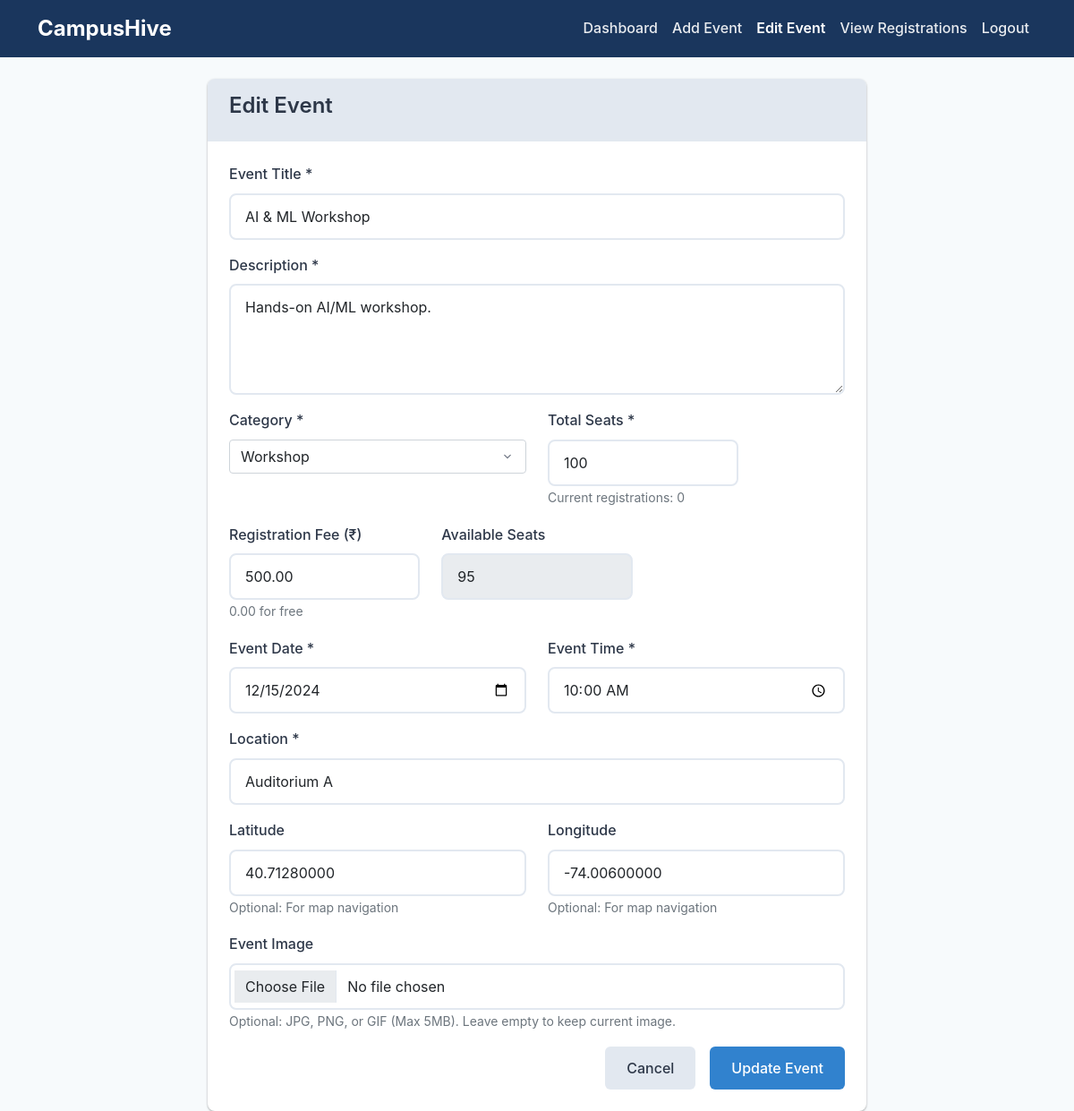
Screenshot of /edit_event.php?id=1 (signed in) with the database file from the repository.
### tables this page shows
CREATE TABLE events (
    event_id INT PRIMARY KEY AUTO_INCREMENT,
    college_id INT NOT NULL,
    title VARCHAR(200) NOT NULL,
    description TEXT,
    category VARCHAR(50),
    event_date DATE NOT NULL,
    event_time TIME NOT NULL,
    location VARCHAR(200),
    latitude DECIMAL(10, 8),
    longitude DECIMAL(11, 8),
    total_seats INT NOT NULL,
    available_seats INT NOT NULL,
    image VARCHAR(255),
    registration_fee DECIMAL(10,2) DEFAULT 0.00,
    status ENUM('upcoming', 'ongoing', 'expired', 'draft') DEFAULT 'upcoming',
    is_draft TINYINT(1) DEFAULT 0,
    created_at TIMESTAMP DEFAULT CURRENT_TIMESTAMP,
    FOREIGN KEY (college_id) REFERENCES colleges(college_id) ON DELETE CASCADE
);

### edit_event.php (the view, shortened to what this page needs)
<?php
$event_id = isset($_GET['id']) ? (int)$_GET['id'] : 0;
$db = new Database();
$conn = $db->getConnection();
$stmt = $conn->prepare("SELECT * FROM events WHERE event_id = ? AND college_id = ?");
$stmt->execute([$event_id, $_SESSION['user_id']]);
$event = $stmt->fetch();
?>
<!DOCTYPE html>
<html lang="en">
<head>
    <link href="https://cdn.jsdelivr.net/npm/bootstrap@5.1.3/dist/css/bootstrap.min.css" rel="stylesheet">
    <link rel="stylesheet" href="../assets/css/style.css">
</head>
<body>
    <nav class="navbar navbar-expand-lg navbar-dark bg-primary">
        <div class="container">
            <a class="navbar-brand" href="../index.php">CampusHive</a>
            <div class="collapse navbar-collapse" id="navbarNav">
                <ul class="navbar-nav ms-auto">
                    <li class="nav-item">
                        <a class="nav-link" href="dashboard.php">Dashboard</a>
                    </li>
                    <li class="nav-item">
                        <a class="nav-link" href="add_event.php">Add Event</a>
                    </li>
                    <li class="nav-item">
                        <a class="nav-link active" href="edit_event.php?id=<?php echo $event_id; ?>">Edit Event</a>
                    </li>
                    <li class="nav-item">
                        <a class="nav-link" href="view_registrations.php">View Registrations</a>
                    </li>
                    <li class="nav-item">
                        <a class="nav-link" href="../auth/logout.php">Logout</a>
                    </li>
                </ul>
            </div>
        </div>
    </nav>
    <div class="container mt-4">
        <div class="row">
            <div class="col-md-8 mx-auto">
                <div class="card">
                    <div class="card-header">
                        <h3>Edit Event</h3>
                    </div>
                    <div class="card-body">
                        <form method="POST" enctype="multipart/form-data">
                            <div class="mb-3">
                                <label for="title" class="form-label">Event Title *</label>
                                <input type="text" class="form-control" id="title" name="title" value="<?php echo htmlspecialchars($event['title']); ?>" required>
                            </div>
                            <div class="mb-3">
                                <label for="description" class="form-label">Description *</label>
                                <textarea class="form-control" id="description" name="description" rows="4" required><?php echo htmlspecialchars($event['description']); ?></textarea>
                            </div>
                            <div class="row">
                                <div class="col-md-6 mb-3">
                                    <label for="category" class="form-label">Category *</label>
                                    <select class="form-select" id="category" name="category" required>
                                        <option value="Workshop" <?php echo $event['category'] == 'Workshop' ? 'selected' : ''; ?>>Workshop</option>
                                    </select>
                                </div>
                                <div class="col-md-4 mb-3">
                                    <label for="total_seats" class="form-label">Total Seats *</label>
                                    <input type="number" class="form-control" id="total_seats" name="total_seats" min="1" value="<?php echo $event['total_seats']; ?>" required>
                                    <small class="form-text text-muted">Current registrations: <?php
                                        $stmt = $conn->prepare("SELECT COUNT(*) as count FROM registrations WHERE event_id = ?");
                                        $stmt->execute([$event_id]);
                                        echo $stmt->fetch()['count'];
                                    ?></small>
                                </div>
                                <div class="col-md-4 mb-3">
                                    <label for="registration_fee" class="form-label">Registration Fee (₹)</label>
                                    <input type="number" step="0.01" class="form-control" id="registration_fee" name="registration_fee" min="0" value="<?php echo $event['registration_fee']; ?>" placeholder="0.00">
                                    <small class="form-text text-muted">0.00 for free</small>
                                </div>
                                <div class="col-md-4 mb-3">
                                    <label class="form-label">Available Seats</label>
                                    <input type="number" class="form-control" value="<?php echo $event['available_seats']; ?>" readonly>
                                </div>
                            </div>
                            <div class="row">
                                <div class="col-md-6 mb-3">
                                    <label for="event_date" class="form-label">Event Date *</label>
                                    <input type="date" class="form-control" id="event_date" name="event_date" value="<?php echo $event['event_date']; ?>" required>
                                </div>
                                <div class="col-md-6 mb-3">
                                    <label for="event_time" class="form-label">Event Time *</label>
                                    <input type="time" class="form-control" id="event_time" name="event_time" value="<?php echo $event['event_time']; ?>" required>
                                </div>
                            </div>
                            <div class="mb-3">
                                <label for="location" class="form-label">Location *</label>
                                <input type="text" class="form-control" id="location" name="location" value="<?php echo htmlspecialchars($event['location']); ?>" placeholder="e.g., Auditorium A, Main Building" required>
                            </div>
                            <div class="row">
                                <div class="col-md-6 mb-3">
                                    <label for="latitude" class="form-label">Latitude</label>
                                    <input type="text" class="form-control" id="latitude" name="latitude" value="<?php echo htmlspecialchars($event['latitude'] ?? ''); ?>" placeholder="e.g., 40.7128">
                                    <small class="form-text text-muted">Optional: For map navigation</small>
                                </div>
                                <div class="col-md-6 mb-3">
                                    <label for="longitude" class="form-label">Longitude</label>
                                    <input type="text" class="form-control" id="longitude" name="longitude" value="<?php echo htmlspecialchars($event['longitude'] ?? ''); ?>" placeholder="e.g., -74.0060">
                                    <small class="form-text text-muted">Optional: For map navigation</small>
                                </div>
                            </div>
                            <div class="mb-3">
                                <label for="image" class="form-label">Event Image</label>
                                <input type="file" class="form-control" id="image" name="image" accept="image/*">
                                <small class="form-text text-muted">Optional: JPG, PNG, or GIF (Max 5MB). Leave empty to keep current image.</small>
                            </div>
                            <div class="d-grid gap-2 d-md-flex justify-content-md-end">
                                <a href="dashboard.php" class="btn btn-secondary me-md-2">Cancel</a>
                                <button type="submit" class="btn btn-primary">Update Event</button>
                            </div>
                        </form>
                    </div>
                </div>
            </div>
        </div>
    </div>
</body>
</html>

### style.css (style rules this page uses)
:root { --primary-color: #1a365d; --secondary-color: #e2e8f0; --accent-color: #3182ce; --success-color: #22c55e; --warning-color: #d69e2e; --danger-color: #e53e3e; --light-bg: #f7fafc; --dark-text: #2d3748; --light-text: #718096; --border-radius: 8px; --shadow-sm: 0 1px 3px rgba(0, 0, 0, 0.12), 0 1px 2px rgba(0, 0, 0, 0.24); --shadow-md: 0 4px 6px rgba(0, 0, 0, 0.07), 0 1px 3px rgba(0, 0, 0, 0.1); --shadow-lg: 0 10px 15px rgba(0, 0, 0, 0.1), 0 4px 6px rgba(0, 0, 0, 0.05); --transition: all 0.3s cubic-bezier(0.4, 0, 0.2, 1); }
* { box-sizing: border-box; }
body { font-family: 'Inter', 'Segoe UI', Tahoma, Geneva, Verdana, sans-serif; line-height: 1.6; color: var(--dark-text); background-color: var(--light-bg); margin: 0; padding: 0; }
h1, h2, h3, h4, h5, h6 { font-weight: 600; line-height: 1.2; margin-bottom: 0.5rem; }
h3 { font-size: 1.5rem; }
.navbar-brand { font-weight: 700; font-size: 1.5rem; }
.navbar-dark .navbar-brand, .navbar-dark .navbar-brand *, .navbar-dark .navbar-brand .text-primary, .navbar-dark .navbar-brand .text-accent { color: white !important; }
.navbar-nav .nav-link { font-weight: 500; transition: var(--transition); padding: 0.5rem 1rem; }
.navbar-dark .navbar-nav .nav-link { color: rgba(255, 255, 255, 0.9) !important; }
.navbar-dark .navbar-nav .nav-link.active { color: white !important; font-weight: 600; }
.card { border: none; border-radius: var(--border-radius); box-shadow: var(--shadow-sm); transition: var(--transition); background: white; overflow: hidden; }
.card-header { background: var(--secondary-color); border-bottom: 1px solid #e2e8f0; padding: 1rem 1.5rem; font-weight: 600; }
.card-body { padding: 1.5rem; color: var(--dark-text) !important; }
.btn { border-radius: 6px; font-weight: 500; padding: 0.75rem 1.5rem; transition: var(--transition); border: none; cursor: pointer; text-decoration: none; display: inline-block; text-align: center; }
.btn-primary { background-color: var(--accent-color); color: white; }
.btn-secondary { background-color: var(--secondary-color); color: var(--dark-text); }
.form-control { border: 2px solid var(--secondary-color); border-radius: var(--border-radius); padding: 0.75rem 1rem; font-size: 1rem; transition: var(--transition); background: white; }
.form-label { font-weight: 500; color: var(--dark-text); margin-bottom: 0.5rem; }
.form-select { background-position: right 0.75rem center; background-repeat: no-repeat; background-size: 1rem; }
.bg-primary { background-color: var(--primary-color) !important; }

### rows the page displays
events: title "AI & ML Workshop", description "Hands-on AI/ML workshop.", category "Workshop", total_seats "100", registration_fee "500.00", available_seats "95", event_date "12/15/2024", event_time "10:00:00", location "Auditorium A", latitude "40.71280000", longitude "-74.00600000"

### other values shown
$stmt->fetch()['count'] "0"
